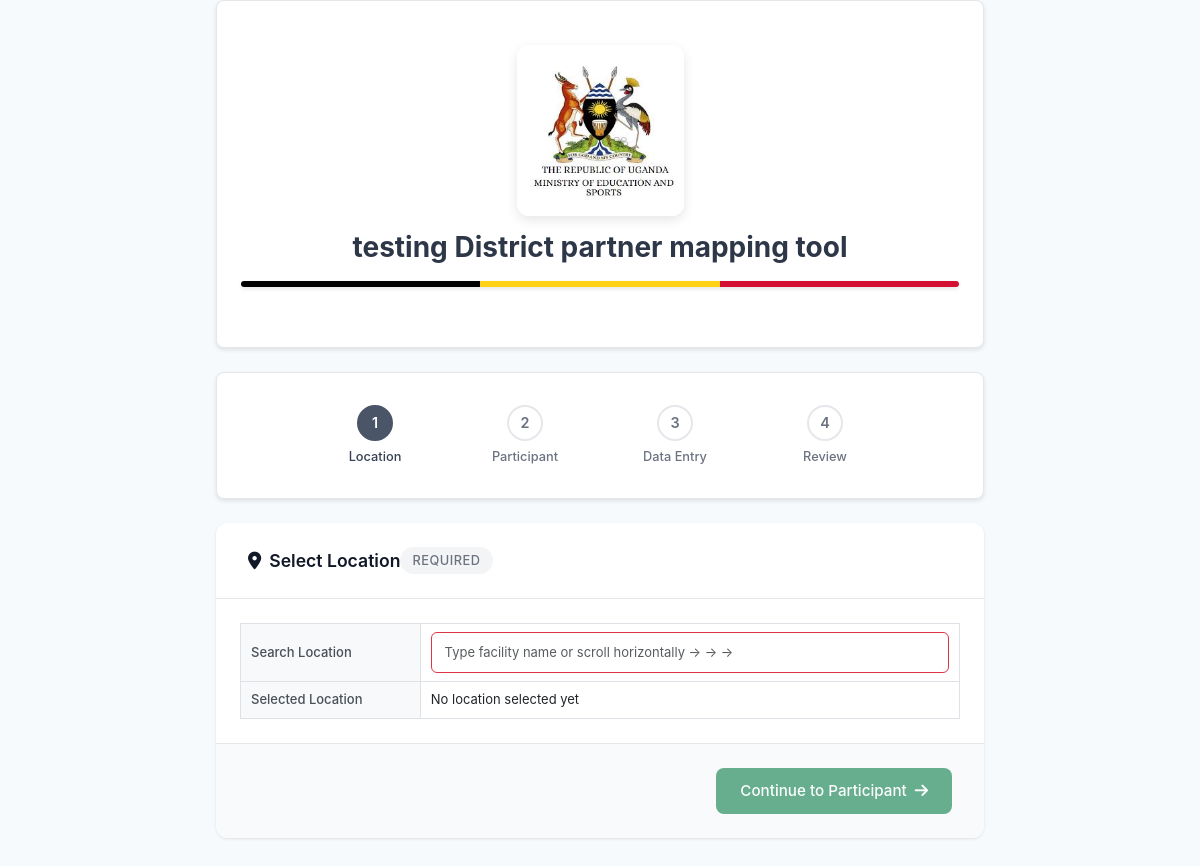
Screenshot of /t/1 (signed in) with the database file from the repository.
### tables this page shows
CREATE TABLE `tracker_images` (
  `id` int NOT NULL,
  `survey_id` int NOT NULL,
  `image_order` int NOT NULL DEFAULT '1',
  `image_path` varchar(500) DEFAULT NULL,
  `image_alt_text` varchar(255) DEFAULT NULL,
  `width_px` int DEFAULT '100',
  `height_px` int DEFAULT '60',
  `position_type` enum('left','center','right') DEFAULT 'center',
  `is_active` tinyint(1) DEFAULT '1',
  `created_at` timestamp NULL DEFAULT CURRENT_TIMESTAMP,
  `updated_at` timestamp NULL DEFAULT CURRENT_TIMESTAMP ON UPDATE CURRENT_TIMESTAMP
);

CREATE TABLE `survey` (
  `id` int NOT NULL,
  `name` varchar(250) NOT NULL,
  `created` timestamp NULL DEFAULT CURRENT_TIMESTAMP,
  `updated` timestamp NULL DEFAULT CURRENT_TIMESTAMP ON UPDATE CURRENT_TIMESTAMP,
  `type` enum('local','dhis2') NOT NULL DEFAULT 'local',
  `start_date` date DEFAULT NULL,
  `end_date` date DEFAULT NULL,
  `is_active` tinyint(1) NOT NULL DEFAULT '0',
  `dhis2_instance` varchar(50) DEFAULT NULL,
  `program_dataset` varchar(50) DEFAULT NULL,
  `dhis2_tracked_entity_type_uid` varchar(11) DEFAULT NULL COMMENT 'Stores the DHIS2 Tracked Entity Type UID for tracker programs',
  `dhis2_program_uid` varchar(11) DEFAULT NULL,
  `tracked_entity_type` varchar(11) DEFAULT NULL,
  `program_type` enum('local','event','tracker','aggregate') DEFAULT 'local',
  `domain_type` varchar(100) DEFAULT NULL COMMENT 'DHIS2 domain type'
);

CREATE TABLE `tracker_layout_settings` (
  `id` int NOT NULL,
  `survey_id` int NOT NULL,
  `layout_type` enum('horizontal','vertical','center','left-right') DEFAULT 'horizontal',
  `show_flag_bar` tinyint(1) DEFAULT '1',
  `flag_black_color` varchar(7) DEFAULT '#000000',
  `flag_yellow_color` varchar(7) DEFAULT '#FCD116',
  `flag_red_color` varchar(7) DEFAULT '#D21034',
  `created_at` timestamp NULL DEFAULT CURRENT_TIMESTAMP,
  `updated_at` timestamp NULL DEFAULT CURRENT_TIMESTAMP ON UPDATE CURRENT_TIMESTAMP
);

### fbs/public/tracker_program_form.php (the view, shortened to what this page needs)
<?php
require_once '../admin/connect.php';
    ?>
    <?php
$surveyId = $_GET['survey_id'] ?? null;
$survey = null;
try {
    $surveyStmt = $pdo->prepare("SELECT id, type, name, is_active, dhis2_program_uid, dhis2_instance FROM survey WHERE id = ?");
    $surveyStmt->execute([$surveyId]);
    $survey = $surveyStmt->fetch(PDO::FETCH_ASSOC);
} catch (PDOException $e) {
    die("Error fetching survey: " . $e->getMessage());
}
$dhis2Config = null;
try {
    if (!empty($survey['dhis2_instance'])) {
        $stmt = $pdo->prepare("SELECT id, url as base_url, username, password, instance_key, description FROM dhis2_instances WHERE instance_key = ?");
        $stmt->execute([$survey['dhis2_instance']]);
        $dhis2Config = $stmt->fetch(PDO::FETCH_ASSOC);
        if ($dhis2Config && !empty($dhis2Config['password'])) {
            $decodedPassword = base64_decode($dhis2Config['password']);
            if ($decodedPassword !== false) {
                $dhis2Config['password'] = $decodedPassword;
            }
        }
    }
} catch (Exception $e) {
    error_log("Error fetching DHIS2 config: " . $e->getMessage());
}
function fetchFromDHIS2($endpoint, $dhis2Config) {
    $ch = curl_init();
    $response = curl_exec($ch);
    $httpCode = curl_getinfo($ch, CURLINFO_HTTP_CODE);
    if ($httpCode !== 200) {
        return null;
    }
    return json_decode($response, true);
}
$trackerProgram = fetchFromDHIS2("programs/{$survey['dhis2_program_uid']}.json?fields=id,name,description,programType,trackedEntityType,programStages[id,name,description,repeatable,minDaysFromStart,programStageDataElements[dataElement[id,name,displayName,valueType,optionSet[id,options[code,displayName]]]]],programTrackedEntityAttributes[trackedEntityAttribute[id,name,displayName,valueType,unique,optionSet[id,options[code,displayName]]],mandatory,displayInList]", $dhis2Config);
if (!$trackerProgram) {
    $trackerProgram = [
        'id' => $survey['dhis2_program_uid'],
        'name' => $survey['name'],
        'description' => 'DHIS2 Tracker Program (Offline Mode)',
        'programType' => 'WITH_REGISTRATION',
        'programTrackedEntityAttributes' => [
            [
                'trackedEntityAttribute' => [
                    'id' => 'offline_attr',
                    'name' => 'Basic Information',
                    'displayName' => 'Basic Information (Offline)',
                    'valueType' => 'TEXT'
                ],
                'mandatory' => false,
                'displayInList' => true
            ]
        ],
        'programStages' => [
            [
                'id' => 'offline_stage',
                'name' => 'Program Stage (Offline)',
                'description' => 'Form is in offline mode - limited functionality',
                'repeatable' => false,
                'programStageDataElements' => []
            ]
        ]
    ];
} else if ($trackerProgram['programType'] !== 'WITH_REGISTRATION') {
    header("Location: survey_page.php?survey_id=" . $surveyId);
    exit();
} else {
    $offlineMode = false;
}
$surveySettings = [];
$dynamicImages = [];
try {
    $layoutStmt = $pdo->prepare("
        SELECT layout_type, show_flag_bar, flag_black_color, flag_yellow_color, flag_red_color
        FROM tracker_layout_settings
        WHERE survey_id = ?
    ");
    $layoutStmt->execute([$surveyId]);
    $layoutSettings = $layoutStmt->fetch(PDO::FETCH_ASSOC);
    $imageStmt = $pdo->prepare("
        SELECT image_order, image_path, image_alt_text, width_px, height_px, position_type
        FROM tracker_images
        WHERE survey_id = ? AND is_active = 1
        ORDER BY image_order ASC
    ");
    $imageStmt->execute([$surveyId]);
    $dynamicImages = $imageStmt->fetchAll(PDO::FETCH_ASSOC);
    if ($layoutSettings) {
        $surveySettings = [
            'layout_type' => $layoutSettings['layout_type'],
            'show_flag_bar' => (bool)$layoutSettings['show_flag_bar'],
            'flag_black_color' => $layoutSettings['flag_black_color'],
            'flag_yellow_color' => $layoutSettings['flag_yellow_color'],
            'flag_red_color' => $layoutSettings['flag_red_color']
        ];
    }
} catch (PDOException $e) {
    error_log("Database error fetching tracker settings: " . $e->getMessage());
    $surveySettings = [];
    $dynamicImages = [];
}
$defaultSettings = [
    'title_text' => $trackerProgram['name'],
    'layout_type' => 'horizontal',
    'show_flag_bar' => true,
    'flag_black_color' => '#000000',
    'flag_yellow_color' => '#FCD116',
    'flag_red_color' => '#D21034'
];
$surveySettings = array_merge($defaultSettings, $surveySettings);
    ?>
<!DOCTYPE html>
<html lang="en">
<head>
    <link href="https://cdn.jsdelivr.net/npm/bootstrap@5.3.0/dist/css/bootstrap.min.css" rel="stylesheet">
    <link rel="stylesheet" href="https://cdnjs.cloudflare.com/ajax/libs/font-awesome/6.0.0/css/all.min.css">
</head>
<body>
    <div class="main-container">
        <header class="tracker-header">
            <div class="header-main">
                <?php if (!empty($dynamicImages)): ?>
                    <div class="header-with-images-vertical">
                        <div class="header-images-section-under">
                            <div class="dynamic-images-container <?= htmlspecialchars($surveySettings['layout_type']) ?>">
                                <?php foreach ($dynamicImages as $image): ?>
                                    <div class="dynamic-image-item position-<?= htmlspecialchars($image['position_type']) ?>">
                                        <img src="/fbs/admin/<?= htmlspecialchars($image['image_path']) ?>"
                                             alt="<?= htmlspecialchars($image['image_alt_text']) ?>"
                                             class="header-image"
                                             style="width: <?= intval($image['width_px']) ?>px; height: <?= intval($image['height_px']) ?>px;"
                                             onerror="this.style.display='none';"
                                             title="<?= htmlspecialchars($image['image_alt_text']) ?>">
                                    </div>
                                <?php endforeach; ?>
                            </div>
                        </div>
                        <div class="header-title-section">
                            <h1 class="tracker-title"><?= htmlspecialchars($trackerProgram['name'] ?? $surveySettings['title_text']) ?></h1>
                        </div>
                    </div>
                <?php endif; ?>
                    <?php if ($surveySettings['show_flag_bar']): ?>
                        <div class="flag-bar mb-3">
                            <div class="flag-segment" style="background-color: <?= htmlspecialchars($surveySettings['flag_black_color']) ?>; flex: 1;"></div>
                            <div class="flag-segment" style="background-color: <?= htmlspecialchars($surveySettings['flag_yellow_color']) ?>; flex: 1;"></div>
                            <div class="flag-segment" style="background-color: <?= htmlspecialchars($surveySettings['flag_red_color']) ?>; flex: 1;"></div>
                        </div>
                    <?php endif; ?>
            </div>
        </header>
        <div class="step-navigation">
            <div class="steps-container">
                <div class="step active" data-step="location" onclick="navigateToStep('location')">
                    <div class="step-number">1</div>
                    <div class="step-label">Location</div>
                    <div class="step-connector"></div>
                </div>
                <div class="step" data-step="participant" onclick="navigateToStep('participant')">
                    <div class="step-number">2</div>
                    <div class="step-label">Participant</div>
                    <div class="step-connector"></div>
                </div>
                <div class="step" data-step="data-entry" onclick="navigateToStep('data-entry')">
                    <div class="step-number">3</div>
                    <div class="step-label">Data Entry</div>
                    <div class="step-connector"></div>
                </div>
                <div class="step" data-step="review" onclick="navigateToStep('review')">
                    <div class="step-number">4</div>
                    <div class="step-label">Review</div>
                </div>
            </div>
        </div>
        <div class="form-section active" id="locationSection" data-step="location">
            <div class="section-header">
                <h2 class="section-title">
                    <i class="fas fa-map-marker-alt"></i>
                    Select Location
                </h2>
                <span class="section-status status-pending" id="locationStatus">REQUIRED</span>
            </div>
            <div class="section-content">
                <div class="location-table-section" id="locationTableSection">
                    <div class="location-table-container">
                        <table class="table table-sm table-bordered location-table" id="locationTable">
                            <tbody>
                                <tr>
                                    <td class="field-label">Search Location</td>
                                    <td class="field-value">
                                        <div style="position: relative;">
                                            <input type="text"
                                                   id="facilitySearch"
                                                   name="facility_search"
                                                   class="form-control"
                                                   placeholder="Type facility name or scroll horizontally → → →"
                                                   autocomplete="off"
                                                   required>
                                        </div>
                                    </td>
                                </tr>
                                <tr>
                                    <td class="field-label">Selected Location</td>
                                    <td class="field-value">
                                        <div class="readonly-value" id="selectedLocationDisplay">No location selected yet</div>
                                    </td>
                                </tr>
                            </tbody>
                        </table>
                    </div>
                </div>
            </div>
            <div class="action-buttons">
                <button type="button" class="btn btn-success" id="locationNextBtn" onclick="navigateToStep('participant')" disabled>
                    Continue to Participant
                    <i class="fas fa-arrow-right"></i>
                </button>
            </div>
        </div>
    </div>
</body>
</html>

### rows the page displays
tracker_images: image_path+image_alt_text (picture)
survey: name "testing District partner mapping tool"
